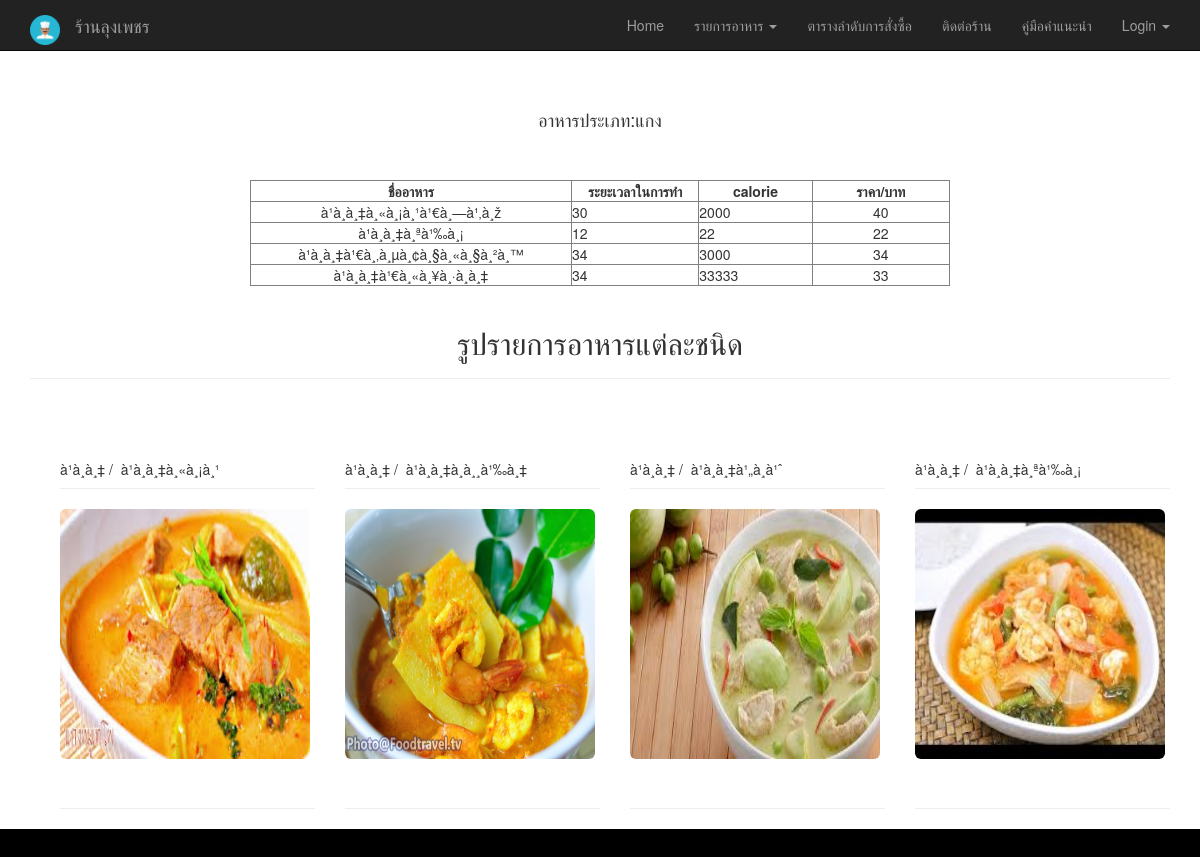
Screenshot of /foods3.php with the database file from the repository.
### tables this page shows
CREATE TABLE `type3` (
  `id` int(11) NOT NULL,
  `name` varchar(45) NOT NULL,
  `type` varchar(45) NOT NULL,
  `calorie` varchar(45) NOT NULL,
  `price` int(11) NOT NULL
);

CREATE TABLE `tbl_users3` (
  `userID` int(11) NOT NULL,
  `userName` varchar(23) NOT NULL,
  `userProfession` varchar(23) NOT NULL,
  `userPic` varchar(23) NOT NULL
);

### foods3.php (the view, shortened to what this page needs)
<?php
require_once 'dbconfig.php';
?>
<!DOCTYPE html>
<html>
<head>
  <link rel="stylesheet" type="text/css" href="./css/bootstrap.css">
  <link rel="stylesheet" type="text/css" href="css.css">
</head>
<body>
    <nav id="scrollingNav" class="navbar navbar-inverse navbar-fixed-top" role= "navigation">
<div class="container">
    <div class="navbar-header">
      <a class="navbar-brand">  <img class="circle" src="./image/icon5.png" width="30" height="30"  border-radius="50"/></a>
      <a class="navbar-brand" href="index.php">ร้านลุงเพชร</a>
    </div>
      <ul class="nav navbar-nav navbar-right">
      <li><a href="index.php">Home</a></li>
       <li class="dropdown">
          <a href="#" class="dropdown-toggle" data-toggle="dropdown" role="button" aria-haspopup="true" aria-expanded="false">รายการอาหาร <span class="caret"></span></a>
        </li>
       <li ><a href="order.php">ตารางลำดับการสั่งซื้อ</a></li>
        <li><a href="ContactUs.php">ติดต่อร้าน</a></li>
       <li><a href="document.php">คู่มือคำแนะนำ</a></li>
        <li class="dropdown">
          <a href="#" class="dropdown-toggle" data-toggle="dropdown" role="button" aria-haspopup="true" aria-expanded="false">Login <span class="caret"></span></a>
        </li>
      </ul>
    </div>
</nav>
</div> <br><br><br><br><br>
<?php
$strSQL = "SELECT * FROM type3";
$objQuery = mysql_query($strSQL) or die ("Error Query [".$strSQL."]");
?>
<div class="center">
<center><H4>อาหารประเภท:แกง</H4></center><br><br>
<center><table width="700" border="1">
  <tr>
    <th width="91"> <div align="center">ชื่ออาหาร </div></th>
    <th width="90"> <div align="center">ระยะเวลาในการทำ </div></th>
    <th width="80"> <div align="center">calorie </div></th>
    <th width="97"> <div align="center">ราคา/บาท </div></th>
  </tr></center>
<?php
while($objResult = mysql_fetch_array($objQuery))
{
?>
  <tr>
    <td><div align="center"><?php echo $objResult["name"];?></div></td>
    <td><?php echo $objResult["type"];?></td>
    <td><?php echo $objResult["calorie"];?></td>
    <td><div align="center"><?php echo $objResult["price"];?></div></td>
  </tr>
<?php
}
?>
</table></div>
<div class="container">
  <div class="page-header">
      <center><h1 class="h2">รูปรายการอาหารแต่ละชนิด</h1> </center>
    </div>
<br />
<div class="container">
<?php
  $stmt = $DB_con->prepare('SELECT userID, userName, userProfession, userPic FROM tbl_users3 ORDER BY userID DESC');
  $stmt->execute();
  if($stmt->rowCount() > 0)
  {
    while($row=$stmt->fetch(PDO::FETCH_ASSOC))
    {
      extract($row);
      ?>
      <div class="col-xs-3">
        <p class="page-header"><?php echo $userName."&nbsp;/&nbsp; ".$userProfession; ?> </p>
        <img src="user_images3/<?php echo $row['userPic']; ?>" class="img-rounded" width="250px" height="250px" />
        <p class="page-header">
        </p>
      </div>
      <?php
    }
  }
?>
</div>
</div>
<footer>  </footer>
</body>

### css.css (style rules this page uses)
body { background-color: #FFFFFF; }
h1 { font-size: 12px; }

### foods3.php (style rules this page uses)
footer { padding: 1em; color: white; background-color: black; clear: left; text-align: center; }

### rows the page displays
type3: name "à¹à¸à¸‡à¸«à¸¡à¸¹à¹€à¸—à¹‚à¸ž", type "30", calorie "2000", price "40"
type3: name "à¹à¸à¸‡à¸ªà¹‰à¸¡", type "12", calorie "22", price "22"
type3: name "à¹à¸à¸‡à¹€à¸‚à¸µà¸¢à¸§à¸«à¸§à¸²à¸™", type "34", calorie "3000", price "34"
type3: name "à¹à¸à¸‡à¹€à¸«à¸¥à¸·à¸­à¸‡", type "34", calorie "33333", price "33"
tbl_users3: userName "à¹à¸à¸‡", userProfession "à¹à¸à¸‡à¸«à¸¡à¸¹", userPic (picture)
tbl_users3: userName "à¹à¸à¸‡", userProfession "à¹à¸à¸‡à¸à¸¸à¹‰à¸‡", userPic (picture)
tbl_users3: userName "à¹à¸à¸‡", userProfession "à¹à¸à¸‡à¹„à¸à¹ˆ", userPic (picture)
tbl_users3: userName "à¹à¸à¸‡", userProfession "à¹à¸à¸‡à¸ªà¹‰à¸¡", userPic (picture)
